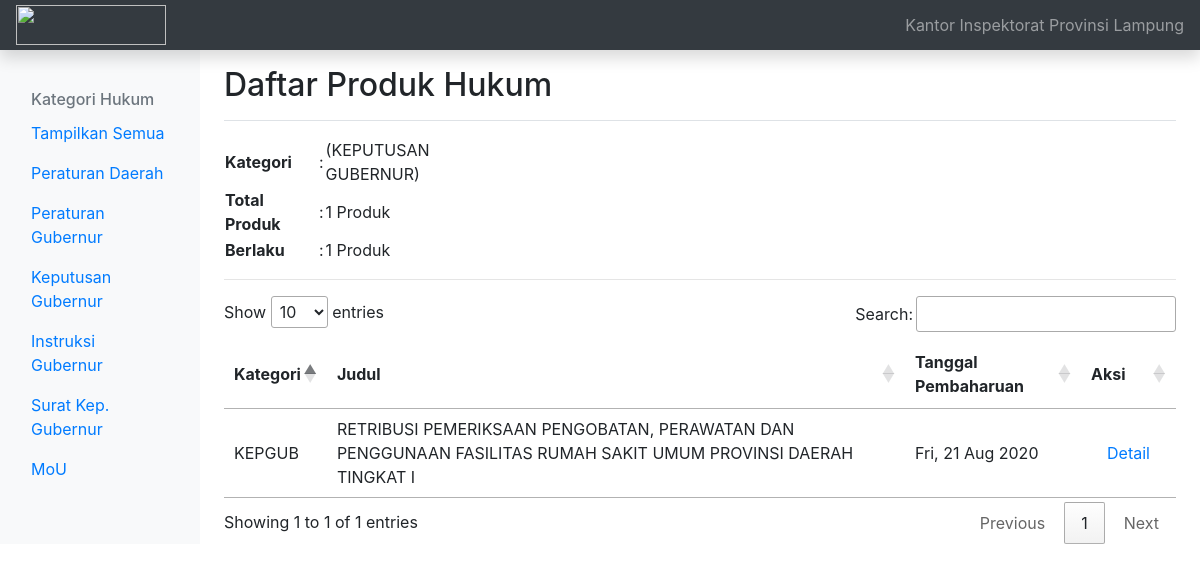
Page /index.php/main/kepgub on the committed database.
### tables this page shows
CREATE TABLE `produkhukum_tb` (
  `id_produk` int(4) NOT NULL,
  `judul_produk` varchar(200) NOT NULL,
  `jenis_produk` enum('1','2','3','4','5','6') NOT NULL COMMENT '1=perda, 2=pergub, 3=kepgub, 4=insgub, 5=skgub, 6=mou',
  `nomor_peraturan` int(10) NOT NULL,
  `nomor_panggil` int(10) DEFAULT NULL,
  `pengarang` varchar(50) DEFAULT NULL,
  `cetakan` varchar(100) DEFAULT NULL,
  `thn_pengundangan` int(4) NOT NULL,
  `tgl_pengundangan` date NOT NULL,
  `tempat_penerbit` varchar(100) DEFAULT NULL,
  `penerbit` varchar(100) DEFAULT NULL,
  `kolasi` varchar(100) DEFAULT NULL,
  `sumber` varchar(100) DEFAULT NULL,
  `subjek` varchar(100) DEFAULT NULL,
  `isbn` varchar(100) DEFAULT NULL,
  `status` enum('mencabut','dicabut','diubah','mengubah','masih berlaku','tidak berlaku') NOT NULL,
  `bahasa` varchar(50) DEFAULT NULL,
  `bidang_hukum` varchar(50) DEFAULT NULL,
  `no_induk_buku` varchar(50) DEFAULT NULL,
  `file_produk` text NOT NULL,
  `lingkup` enum('prov','kab_kota') NOT NULL,
  `wilayah` varchar(100) NOT NULL,
  `id_user` int(4) NOT NULL,
  `created_at` datetime NOT NULL,
  `updated_at` datetime NOT NULL
);

### application/controllers/Main.php (called while the page is built, shortened)
<?php
class Main extends CI_Controller {
    function __construct()
    {
        $this->load->helper(array('url'));
        $this->load->library(array('form_validation','pagination','session'));
        $this->load->model('main_model');
    }
    public function kepgub()
    {
        $data['kepgubproduct'] = $this->main_model->kepgubproduct()->result();
        $data['totalproduct'] = $this->main_model->totalkepgubproduct();
        $data['totalaktif'] = $this->main_model->totalkepgubroductactive();
        $this->load->view('v_main_kepgub',$data);
    }
}

### index.php (called while the page is built, shortened)
<?php
require_once BASEPATH.'core/CodeIgniter.php';

### application/models/main_model.php (called while the page is built, shortened)
<?php
class main_model extends CI_Model
{
    public function kepgubproduct()
    {
        $query = $this->db->get_where('produkhukum_tb',array('jenis_produk' => '3'));
        $this->db->order_by('id_produk','DESC');
        return $query;
    }
}

### application/views/v_main_kepgub.php (the view, shortened to what this page needs)
<!DOCTYPE html>
<html>
<head>
    <link rel="stylesheet" type="text/css" media="screen" href="https://cdn.datatables.net/1.10.19/css/jquery.dataTables.min.css">
    <link href="https://getbootstrap.com/docs/4.5/dist/css/bootstrap.min.css" rel="stylesheet">
    <link href="https://getbootstrap.com/docs/4.5/examples/dashboard/dashboard.css" rel="stylesheet">
</head>
<body>
<nav class="navbar navbar-dark sticky-top bg-dark flex-md-nowrap p-0 shadow">
  <a class="navbar-brand col-md-3 col-lg-2 mr-0 px-3" href="#"><img src="https://jdih.lampungprov.go.id/uploads/logo_masterweb_jdih.png" width="150" height="40"/></a>
  <ul class="navbar-nav px-3">
    <li class="nav-item text-nowrap">
      <a class="nav-link" href="#">Kantor Inspektorat Provinsi Lampung</a>
    </li>
  </ul>
</nav>
<div class="container-fluid">
  <div class="row">
    <nav id="sidebarMenu" class="col-md-3 col-lg-2 d-md-block bg-light sidebar collapse">
      <div class="sidebar-sticky pt-3">
      <h6 class="sidebar-heading d-flex justify-content-between align-items-center px-3 mt-4 mb-1 text-muted">
          <span>Kategori Hukum</span>
        </h6>
        <ul class="nav flex-column">
          <li class="nav-item">
            <a class="nav-link" href="<?php echo base_url(); ?>main">
              Tampilkan Semua <span class="sr-only">(current)</span>
            </a>
          </li>
          <li class="nav-item">
            <a class="nav-link" href="<?php echo base_url(); ?>main/perda">
              Peraturan Daerah
            </a>
          </li>
          <li class="nav-item">
            <a class="nav-link" href="<?php echo base_url(); ?>main/pergub">
              Peraturan Gubernur
            </a>
          </li>
          <li class="nav-item">
            <a class="nav-link active" href="<?php echo base_url(); ?>main/kepgub">
              Keputusan Gubernur
            </a>
          </li>
          <li class="nav-item">
            <a class="nav-link" href="<?php echo base_url(); ?>main/insgub">
              Instruksi Gubernur
            </a>
          </li>
          <li class="nav-item">
            <a class="nav-link" href="<?php echo base_url(); ?>main/skgub">
              Surat Kep. Gubernur
            </a>
          </li>
          <li class="nav-item">
            <a class="nav-link" href="<?php echo base_url(); ?>main/mou">
              MoU
            </a>
          </li>
        </ul>
      </div>
    </nav>
    <main role="main" class="col-md-9 ml-sm-auto col-lg-10 px-md-4">
      <div class="d-flex justify-content-between flex-wrap flex-md-nowrap align-items-center pt-3 pb-2 mb-3 border-bottom">
        <h1 class="h2">Daftar Produk Hukum</h1>
      </div>
      <table border="0" style="width:30%;">
        <tbody>
          <tr>
            <td><b>Kategori</b></td>
            <td>:</td>
            <td>(KEPUTUSAN GUBERNUR)</td>
          </tr>
          <tr>
            <td><b>Total Produk</b></td>
            <td>:</td>
            <td><?php echo $totalproduct; ?> Produk</td>
          </tr>
          <tr>
            <td><b>Berlaku</b></td>
            <td>:</td>
            <td><?php echo $totalaktif; ?> Produk</td>
          </tr>
        </tbody>
      </table><hr>
            <table id="tabel-data">
            <thead>
                <tr>
                    <th>Kategori</th>
                    <th>Judul</th>
                    <th>Tanggal Pembaharuan</th>
                    <th>Aksi</th>
                </tr>
            </thead>
            <tbody>
                <?php foreach($kepgubproduct as $a){ ?>
                <tr>
                    <td><?php if($a->jenis_produk == 1){echo "PERDA";}else if($a->jenis_produk == 2){echo "PERGUB";}else if($a->jenis_produk == 3){echo "KEPGUB";
									            }else if($a->jenis_produk == 4){echo "INSGUB";}else if($a->jenis_produk == 5){echo "SKGUB";}else if($a->jenis_produk == 6){echo "MoU";} ?></td>
                    <td><?php echo strtoupper($a->judul_produk); ?></td>
                    <td><?php echo date('D, d M Y',strtotime($a->updated_at)) ; ?></td>
                    <td><a class="nav-link" href="<?php echo base_url(); ?>main/detail/<?php echo $a->id_produk; ?>">Detail</a></td>
                </tr>
                <?php } ?>
            </tbody>
            </table>
    </main>
  </div>
</div>
</body>
</html>

### rows in the picture
produkhukum_tb: jenis_produk "KEPGUB", judul_produk "RETRIBUSI PEMERIKSAAN PENGOBATAN, PERAWATAN DAN PENGGUNAAN FASILITAS RUMAH SAKIT UMUM PROVINSI DAERAH TINGKAT I", updated_at "Fri, 21 Aug 2020"

### other values in the picture
$totalproduct "1"
$totalaktif "1"
